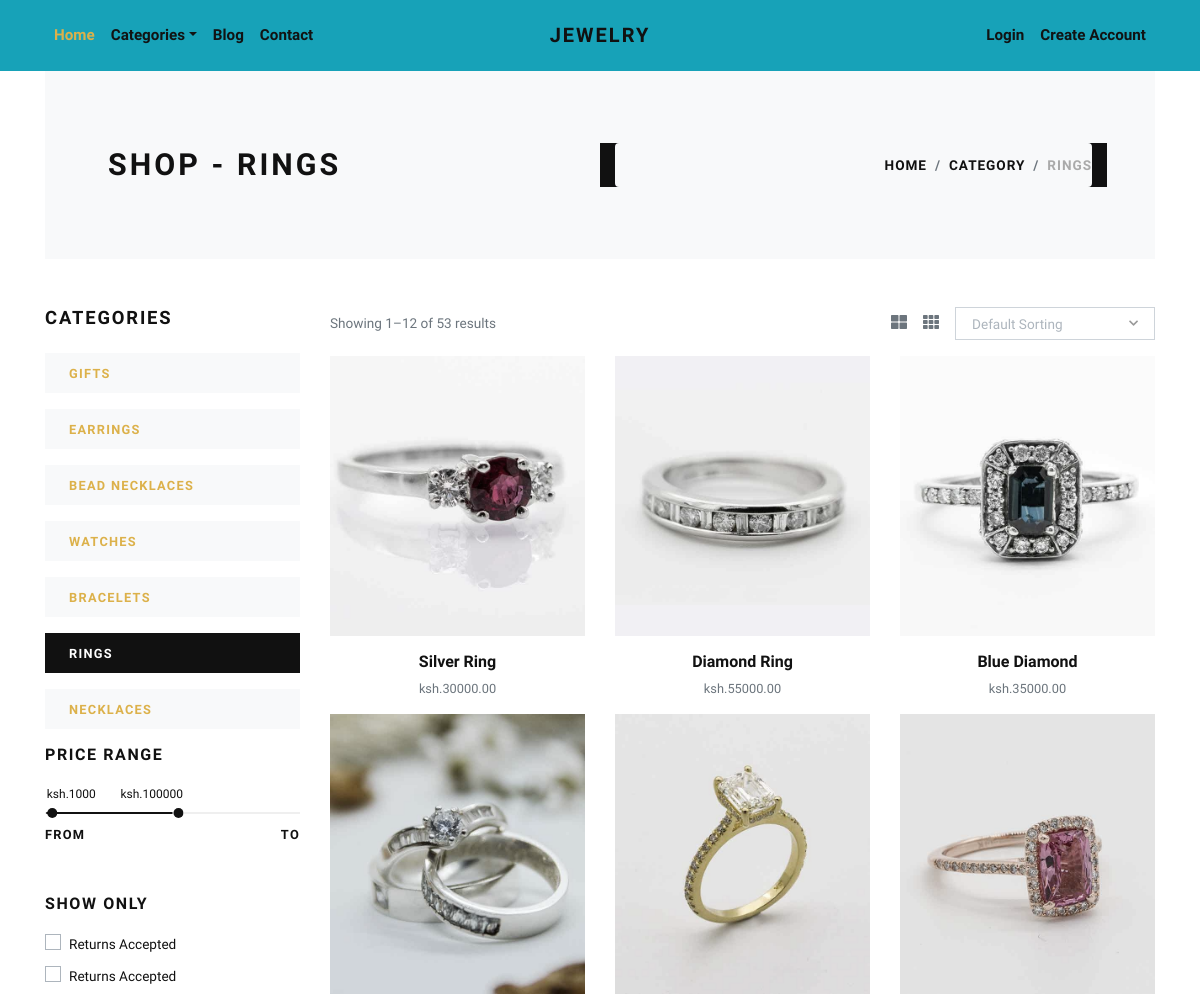
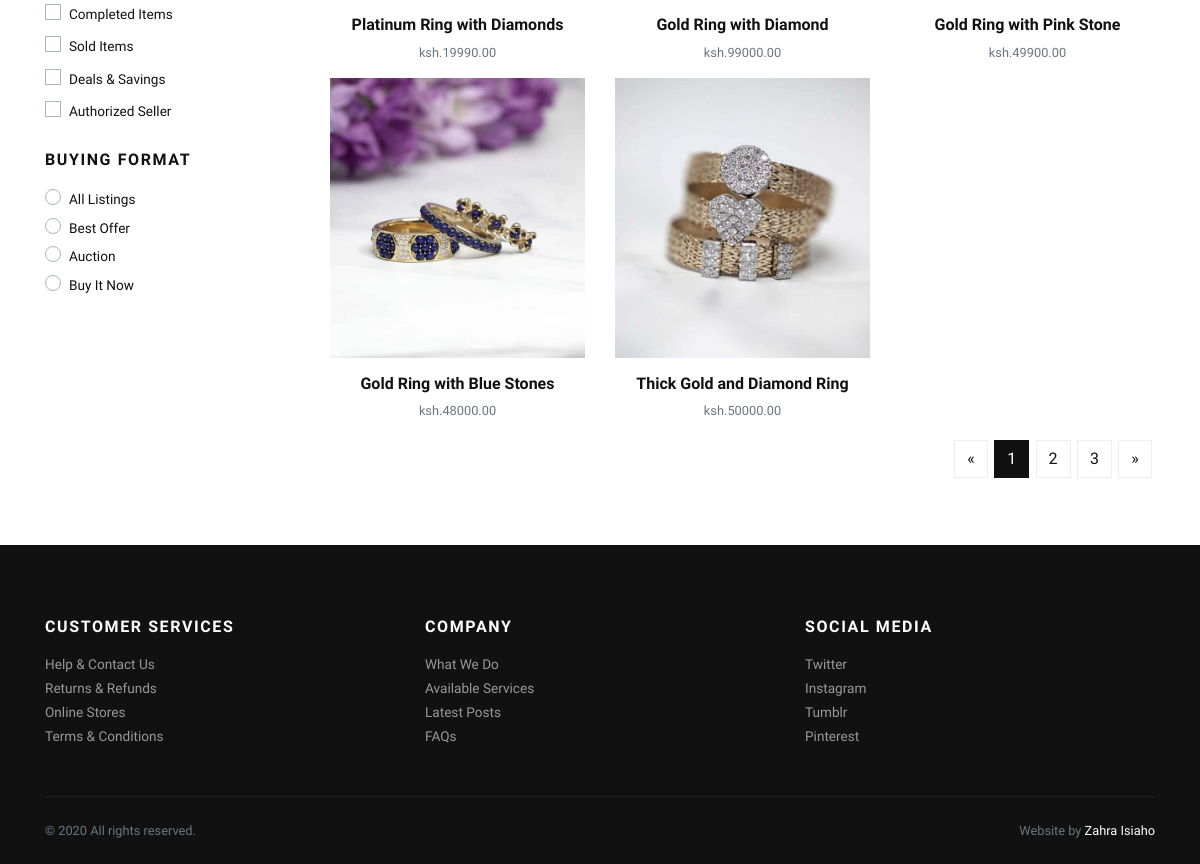
The page /rings/ on the database its author committed (2 pictures, top to bottom).
### store/models.py (models this page shows, shortened)
class Category(models.Model):
    title = models.CharField(max_length=50, verbose_name="Category Title")
    slug = models.SlugField(max_length=55, verbose_name="Category Slug")
    description = models.TextField(blank=True, verbose_name="Category Description")
    category_image = models.ImageField(upload_to='category', blank=True, null=True, verbose_name="Category Image")
    is_active = models.BooleanField(verbose_name="Is Active?")
    is_featured = models.BooleanField(verbose_name="Is Featured?")
    created_at = models.DateTimeField(auto_now_add=True, verbose_name="Created Date")
    updated_at = models.DateTimeField(auto_now=True, verbose_name="Updated Date")
    class Meta:
        verbose_name_plural = 'Categories'
        ordering = ('-created_at', )

class Product(models.Model):
    title = models.CharField(max_length=150, verbose_name="Product Title")
    slug = models.SlugField(max_length=160, verbose_name="Product Slug")
    sku = models.CharField(max_length=255, unique=True, verbose_name="Unique Product ID (SKU)")
    short_description = models.TextField(verbose_name="Short Description")
    detail_description = models.TextField(blank=True, null=True, verbose_name="Detail Description")
    product_image = models.ImageField(upload_to='product', blank=True, null=True, verbose_name="Product Image")
    price = models.DecimalField(max_digits=8, decimal_places=2)
    category = models.ForeignKey(Category, verbose_name="Product Categoy", on_delete=models.CASCADE)
    is_active = models.BooleanField(verbose_name="Is Active?")
    is_featured = models.BooleanField(verbose_name="Is Featured?")
    created_at = models.DateTimeField(auto_now_add=True, verbose_name="Created Date")
    updated_at = models.DateTimeField(auto_now=True, verbose_name="Updated Date")
    class Meta:
        verbose_name_plural = 'Products'
        ordering = ('-created_at', )

### store/views.py (the view)
# urls.py: path('<slug:slug>/', views.category_products, name="category-products"),
def category_products(request, slug):
    category = get_object_or_404(Category, slug=slug)
    products = Product.objects.filter(is_active=True, category=category)
    categories = Category.objects.filter(is_active=True)
    context = {
        'category': category,
        'products': products,
        'categories': categories,
    }
    return render(request, 'store/category_products.html', context)

### store/context_preprocessors.py (called while the page is built)
def store_menu(request):
    categories = Category.objects.filter(is_active=True)
    context = {
        'categories_menu': categories,
    }
    return context

def cart_menu(request):
    if request.user.is_authenticated:
        cart_items= Cart.objects.filter(user=request.user)
        context = {
            'cart_items': cart_items,
        }
    else:
        context = {}
    return context

### templates/store/category_products.html (shortened to what this page needs)
{% extends 'base.html' %}
{% load static %}
    {% block content %}
      <div class="container">
        <section class="py-5 bg-light">
          <div class="container">
            <div class="row px-4 px-lg-5 py-lg-4 align-items-center">
              <div class="col-lg-6">
                <h1 class="h2 text-uppercase mb-0">Shop - {{category.title}}</h1>
              </div>
              <div class="col-lg-6 text-lg-right bg-dark">
                <nav aria-label="breadcrumb">
                  <ol class="breadcrumb justify-content-lg-end mb-0 px-0">
                    <li class="breadcrumb-item"><a href="{% url 'store:home' %}">Home</a></li>
                    <li class="breadcrumb-item"><a href="{% url 'store:all-categories' %}">Category</a></li>
                    <li class="breadcrumb-item active" aria-current="page">{{category.title}}</li>
                  </ol>
                </nav>
              </div>
            </div>
          </div>
        </section>
        <section class="py-5">
          <div class="container p-0">
            <div class="row">
              <div class="col-lg-3 order-2 order-lg-1">
                <h5 class="text-uppercase mb-4">Categories</h5>
                {% if categories %}
                  {% for cat in categories %}
                    <a href="{% url 'store:category-products' cat.slug %}">
                      <div class="py-2 px-4 {% if category == cat %}bg-dark text-white {% else %}bg-light{% endif %} mb-3">
                        <strong class="small text-uppercase font-weight-bold">{{cat.title}}</strong>
                      </div>
                    </a>
                  {% endfor %}
                {% endif %}
                <h6 class="text-uppercase mb-4">Price range</h6>
                <div class="price-range pt-4 mb-5">
                  <div id="range"></div>
                  <div class="row pt-2">
                    <div class="col-6"><strong class="small font-weight-bold text-uppercase">From</strong></div>
                    <div class="col-6 text-right"><strong class="small font-weight-bold text-uppercase">To</strong></div>
                  </div>
                </div>
                <h6 class="text-uppercase mb-3">Show only</h6>
                <div class="custom-control custom-checkbox mb-1">
                  <label class="custom-control-label text-small" for="customCheck1">Returns Accepted</label>
                </div>
                <div class="custom-control custom-checkbox mb-1">
                  <label class="custom-control-label text-small" for="customCheck2">Returns Accepted</label>
                </div>
                <div class="custom-control custom-checkbox mb-1">
                  <label class="custom-control-label text-small" for="customCheck3">Completed Items</label>
                </div>
                <div class="custom-control custom-checkbox mb-1">
                  <label class="custom-control-label text-small" for="customCheck4">Sold Items</label>
                </div>
                <div class="custom-control custom-checkbox mb-1">
                  <label class="custom-control-label text-small" for="customCheck5">Deals &amp; Savings</label>
                </div>
                <div class="custom-control custom-checkbox mb-4">
                  <label class="custom-control-label text-small" for="customCheck6">Authorized Seller</label>
                </div>
                <h6 class="text-uppercase mb-3">Buying format</h6>
                <div class="custom-control custom-radio">
                  <label class="custom-control-label text-small" for="customRadio1">All Listings</label>
                </div>
                <div class="custom-control custom-radio">
                  <label class="custom-control-label text-small" for="customRadio2">Best Offer</label>
                </div>
                <div class="custom-control custom-radio">
                  <label class="custom-control-label text-small" for="customRadio3">Auction</label>
                </div>
                <div class="custom-control custom-radio">
                  <label class="custom-control-label text-small" for="customRadio4">Buy It Now</label>
                </div>
              </div>
              <div class="col-lg-9 order-1 order-lg-2 mb-5 mb-lg-0">
                <div class="row mb-3 align-items-center">
                  <div class="col-lg-6 mb-2 mb-lg-0">
                    <p class="text-small text-muted mb-0">Showing 1–12 of 53 results</p>
                  </div>
                  <div class="col-lg-6">
                    <ul class="list-inline d-flex align-items-center justify-content-lg-end mb-0">
                      <li class="list-inline-item text-muted mr-3"><a class="reset-anchor p-0" href="#"><i class="fas fa-th-large"></i></a></li>
                      <li class="list-inline-item text-muted mr-3"><a class="reset-anchor p-0" href="#"><i class="fas fa-th"></i></a></li>
                      <li class="list-inline-item">
                      </li>
                    </ul>
                  </div>
                </div>
                <div class="row">
                  {% if products %}
                    {% for product in products %}
                      <div class="col-lg-4 col-sm-6">
                        <div class="product text-center">
                          <div class="mb-3 position-relative">
                            <a class="d-block" href="{% url 'store:product-detail' product.slug %}">
                              {% if product.product_image %}
                                <img class="img-fluid w-100" src="{{product.product_image.url}}" alt="{{product.title}}">
                              {% else %}
                                <img class="img-fluid w-100" src="{% static 'img/product-1.jpg' %}" alt="{{product.title}}">
                              {% endif %}
                            </a>
                          </div>
                          <h6> <a class="reset-anchor" href="{% url 'store:product-detail' product.slug %}">{{product.title}}</a></h6>
                          <p class="small text-muted">ksh.{{product.price}}</p>
                        </div>
                      </div>
                    {% endfor %}
                  {% endif %}
                </div>
                <nav aria-label="Page navigation example">
                  <ul class="pagination justify-content-center justify-content-lg-end">
                    <li class="page-item"><a class="page-link" href="#" aria-label="Previous"><span aria-hidden="true">«</span></a></li>
                    <li class="page-item active"><a class="page-link" href="#">1</a></li>
                    <li class="page-item"><a class="page-link" href="#">2</a></li>
                    <li class="page-item"><a class="page-link" href="#">3</a></li>
                    <li class="page-item"><a class="page-link" href="#" aria-label="Next"><span aria-hidden="true">»</span></a></li>
                  </ul>
                </nav>
              </div>
            </div>
          </div>
        </section>
      </div>
      {% endblock content %}

### jewelryshop/static/css/style.default.css (style rules this page uses)
.text-small { font-size: 0.85rem !important; }
strong { font-weight: 700; }
.product img { -webkit-filter: grayscale(40%); filter: grayscale(40%); transition: all 0.3s; }
.text-uppercase { text-transform: uppercase; letter-spacing: 0.1em; }
.reset-anchor { color: inherit; transition: all 0.3s; }
.noUi-target { background: #efefef; border-radius: 0; border: none; box-shadow: none; }
.noUi-horizontal { height: 2px; }
body { font-family: "Libre Franklin", sans-serif; font-size: 1rem; font-weight: 400; line-height: 1.5; color: #111111; background-color: #fff; }
a { color: #dcb14a; text-decoration: none; }
h1, h2, h3, h4, h5, h6, .h1, .h2, .h3, .h4, .h5, .h6 { margin-bottom: 0.5rem; font-family: inherit; font-weight: 900; line-height: 1.2; color: inherit; }
h1, .h1 { font-size: 2.2rem; }
h2, .h2 { font-size: 1.9rem; }
h5, .h5 { font-size: 1.15rem; }
h6, .h6 { font-size: 1rem; }
small, .small { font-size: 80%; font-weight: 400; }
.page-item:first-child .page-link { border-top-left-radius: 0; border-bottom-left-radius: 0; }
.page-item:last-child .page-link { border-top-right-radius: 0; border-bottom-right-radius: 0; }
.page-item.active .page-link { color: #fff; background-color: #111111; border-color: #111111; }
.page-link { padding: 0.5rem 0.75rem; line-height: 1.25; color: #111111; background-color: none; border: 1px solid #eee; margin: 0.2rem; transition: all 0.3s; }
.bg-light { background-color: #f8f9fa !important; }
.bg-dark { background-color: #111111 !important; }
.custom-checkbox .custom-control-label::before { border-radius: 0; }
.custom-radio .custom-control-label::before { border-radius: 50%; }
.custom-control-label { font-weight: 400; line-height: 2.1em; cursor: pointer; }
.breadcrumb { background: #f8f9fa; }
.breadcrumb-item { font-size: 0.85rem; text-transform: uppercase; letter-spacing: 0.07em; font-weight: 900; color: #111111; }
.breadcrumb-item a { color: inherit; transition: all 0.3s; }
.breadcrumb-item.active { color: #aaa; }

### rows shown on the page
Category: title "RINGS"
Category: title "GIFTS"
Category: title "EARRINGS"
Category: title "BEAD NECKLACES"
Category: title "WATCHES"
Category: title "BRACELETS"
Category: title "NECKLACES"
Product: product_image (picture), title "Silver Ring", price "30000.00"
Product: product_image (picture), title "Diamond Ring", price "55000.00"
Product: product_image (picture), title "Blue Diamond", price "35000.00"
Product: product_image (picture), title "Platinum Ring with Diamonds", price "19990.00"
Product: product_image (picture), title "Gold Ring with Diamond", price "99000.00"
Product: product_image (picture), title "Gold Ring with Pink Stone", price "49900.00"
Product: product_image (picture), title "Gold Ring with Blue Stones", price "48000.00"
Product: product_image (picture), title "Thick Gold and Diamond Ring", price "50000.00"
